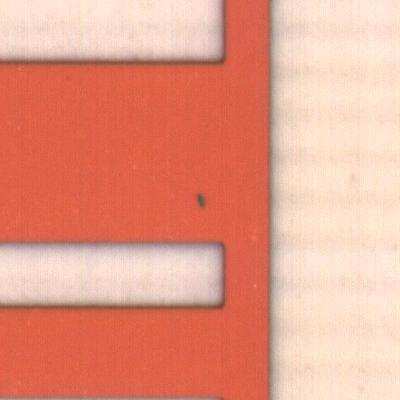
#> input picture yolo/data/PCB class/42/750P02F-ZOSP1-N_227_B_1_NG25_25.jpeg, 400 x 400 px, found by its file name
$ jupyter execute RE.ipynb
#> lines starting #> are read from the running program, lines starting #| are printed output that depends on the picture
[cell 1]
import os
import io
import math
import sys
import random
import argparse
import cv2
import numpy as np

[cell 2]
def get_files(dir, suffix):
    res = []
    for root, directory, files in os.walk(dir):
        for filename in files:
            name, suf = os.path.splitext(filename)
            if suf in suffix:
                #res.append(filename)
                res.append(os.path.join(root, filename))
    return res

class RandomErasing:
    """Random erasing the an rectangle region in Image.
    Class that performs Random Erasing in Random Erasing Data Augmentation by Zhong et al.
    Args:
        sl: min erasing area region
        sh: max erasing area region
        r1: min aspect ratio range of earsing region
        p: probability of performing random erasing
    """

    def __init__(self, p=0.5, sl=0.02, sh=0.4, r1=0.3):

        self.p = p
        self.s = (sl, sh)
        self.r = (r1, 1/r1)


    def __call__(self, img):
        """
        perform random erasing
        Args:
            img: opencv numpy array in form of [w, h, c] range
                 from [0, 255]

        Returns:
            erased img
        """

        assert len(img.shape) == 3, 'image should be a 3 dimension numpy array'

        if random.random() > self.p:
            return img

        else:
            while True:
                Se = random.uniform(*self.s) * img.shape[0] * img.shape[1]
                re = random.uniform(*self.r)

                He = int(round(math.sqrt(Se * re)))
                We = int(round(math.sqrt(Se / re)))

                xe = random.randint(0, img.shape[1])
                ye = random.randint(0, img.shape[0])

                if xe + We <= img.shape[1] and ye + He <= img.shape[0]:
                    img[ye : ye + He, xe : xe + We, :] = np.random.randint(low=0, high=255, size=(He, We, img.shape[2]))

                    return img


if __name__ == "__main__":
    img = cv2.imread('C:\\Users\\ian\\Desktop\\PCB class\\42\\750P02F-ZOSP1-N_227_B_1_NG25_25.jpeg')
#> img is the input picture: shape (400, 400, 3); mean B, G, R 135.1, 155.2, 229.9
    RE = RandomErasing(p=1)
    for i in range(1):
        img1 = RE(img.copy())
        cv2.imshow("test", img1)
        cv2.waitKey(1000)
        cv2.imwrite('750P02F-ZOSP1-N_227_B_1_NG25_25(2).jpeg', img1)
        cv2.destroyAllWindows()
#> this loop made 1 pass
#> pass 1, `img1 = RE(img.copy())`:
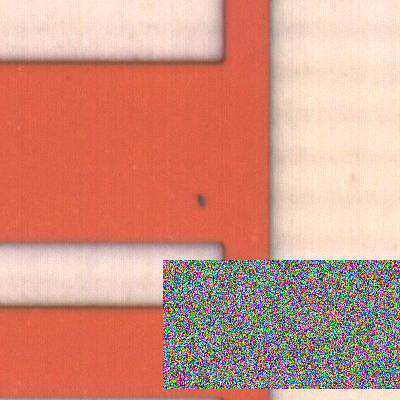
#> img1: shape (400, 400, 3); mean B, G, R 130.1, 146.6, 209.5


$ run again, with yolo/data/PCB class/42/750P02F-ZOSP1-N_224_B_1_NG64_21.jpeg copied over yolo/data/PCB class/42/750P02F-ZOSP1-N_227_B_1_NG25_25.jpeg
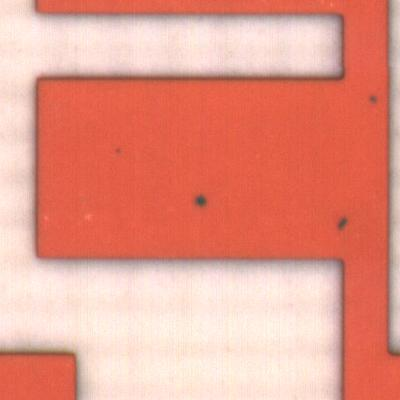
#> input picture yolo/data/PCB class/42/750P02F-ZOSP1-N_224_B_1_NG64_21.jpeg, 400 x 400 px, found by its file name
#> img is the input picture: shape (400, 400, 3); mean B, G, R 136.5, 152.3, 230.4
#> the loop `for i in range(1):` made 1 pass
#> pass 1, `img1 = RE(img.copy())`:
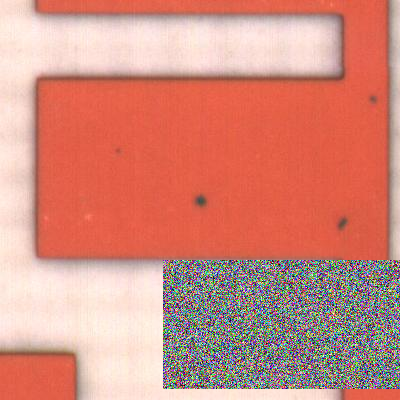
#> img1: shape (400, 400, 3); mean B, G, R 126, 139.5, 209.2

$ run again, with yolo/data/PCB class/42/750P02F-ZOSP1-N_237_B_1_NG24_8.jpeg copied over yolo/data/PCB class/42/750P02F-ZOSP1-N_227_B_1_NG25_25.jpeg
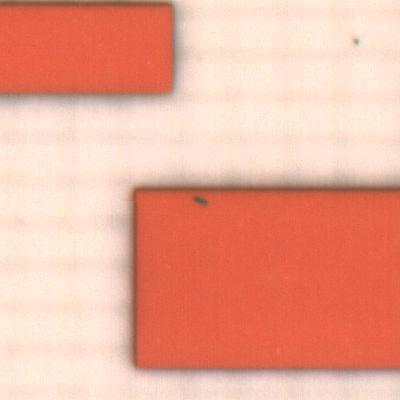
#> input picture yolo/data/PCB class/42/750P02F-ZOSP1-N_237_B_1_NG24_8.jpeg, 400 x 400 px, found by its file name
#> img is the input picture: shape (400, 400, 3); mean B, G, R 151.1, 170.5, 236.8
#> the loop `for i in range(1):` made 1 pass
#> pass 1, `img1 = RE(img.copy())`:
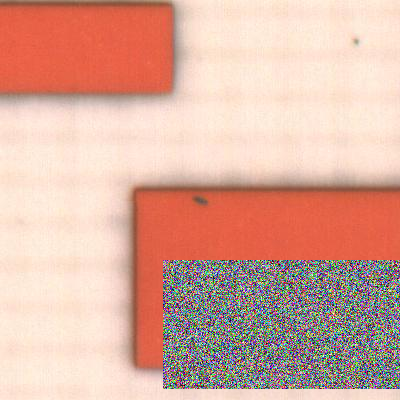
#> img1: shape (400, 400, 3); mean B, G, R 158.4, 173.4, 217.5

$ run again, with yolo/data/PCB class/42/750P02F-ZOSP1-N_237_B_2_NG31_1.jpeg copied over yolo/data/PCB class/42/750P02F-ZOSP1-N_227_B_1_NG25_25.jpeg
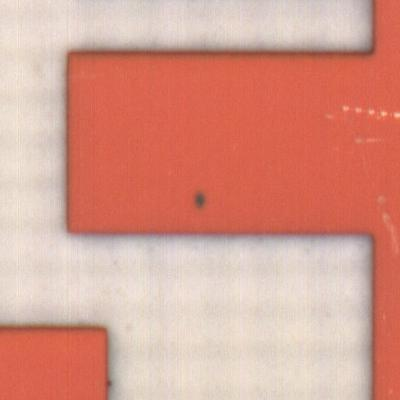
#> input picture yolo/data/PCB class/42/750P02F-ZOSP1-N_237_B_2_NG31_1.jpeg, 400 x 400 px, found by its file name
#> img is the input picture: shape (400, 400, 3); mean B, G, R 140.9, 155.3, 216.3
#> the loop `for i in range(1):` made 1 pass
#> pass 1, `img1 = RE(img.copy())`:
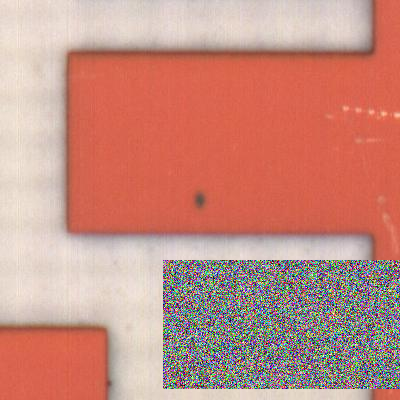
#> img1: shape (400, 400, 3); mean B, G, R 129.6, 141.8, 197.8
